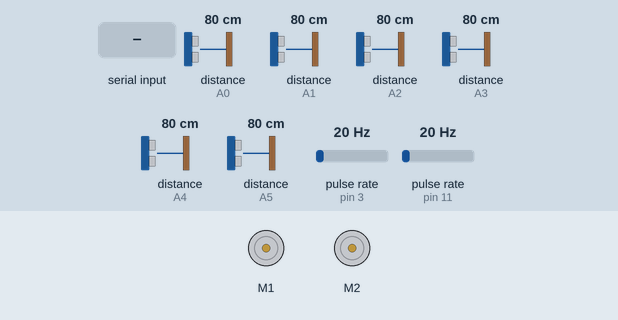
Simulated run of this sketch. Board: Arduino Uno, built with avr-gcc and run on an emulated ATmega328P. Parts: 2 × DC motor (green arrow = forward, orange = backward, longer = faster). Wiring (inferred from the names in the program): 2 × pulse sensor: data pin 3 / data pin 11. The test bench sets the inputs (shaded band); at power-on: pulse rate (sensors on pin 3, pin 11) 20 Hz, distance to the obstacle (sensors on A0, A1, A2, A3, A4, A5) 80 cm. What the sketch prints to the serial monitor is not drawn.

Above: at 1.2 s.
1.3 s: "U90\n" received over Serial
3.1 s: "D90\n" received over Serial
At 4.2 s:
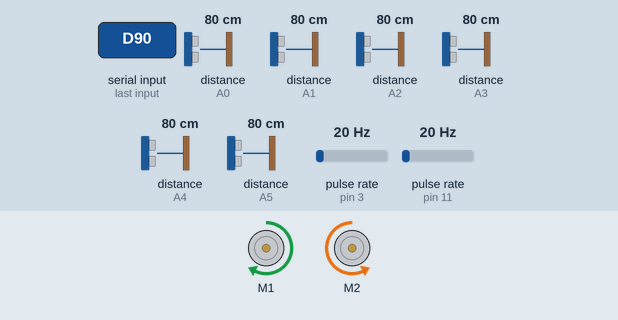
4.6 s: pulse rate (sensor on pin 3) set to 4 Hz
At 5.9 s:
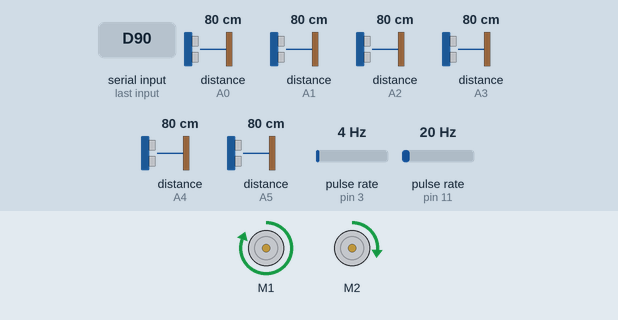
At 6.9 s:
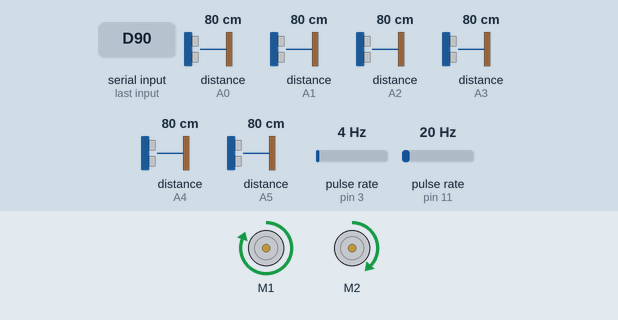
7.6 s: pulse rate (sensor on pin 3) set to 50 Hz
10.6 s: pulse rate (sensor on pin 3) set to 0 Hz
At 10.6 s:
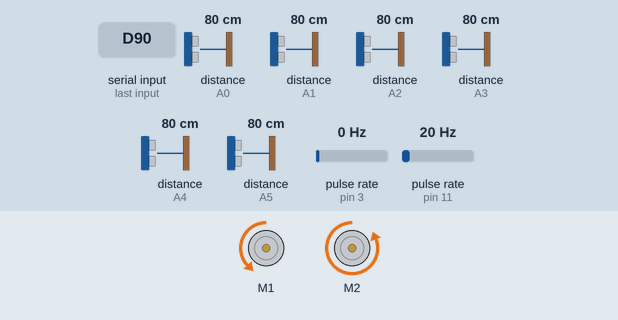
13.6 s: pulse rate (sensor on pin 11) set to 4 Hz
Timing chart, 0 to 16.2 s (numbered marks = the images above; inputs shaded):
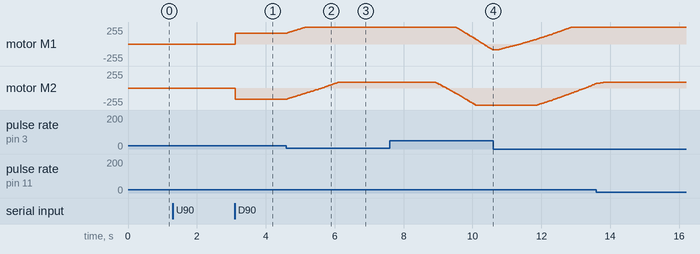

Measured:
- after the input at 1.3 s, every drawn part: stays the same
- after the input at 3.1 s, motor M1: stopped → forward 165/255 at once; motor M2: stopped → backward 165/255 at once
- after the input at 4.6 s, motor M1: moves from forward 165/255 to forward 255/255 over 0.55 s, starting at once; motor M2: moves from backward 165/255 to forward 89/255 over 1.5 s, starting at once
- after the input at 7.6 s, motor M1: moves from forward 255/255 to backward 89/255 over 1.1 s, starting after 1.9 s; motor M2: moves from forward 89/255 to backward 255/255 over 1.2 s, starting after 1.3 s
- after the input at 10.6 s, motor M1: moves from backward 89/255 to forward 255/255 over 2.2 s, starting after 0.11 s; motor M2: moves from backward 255/255 to forward 68/255 over 1.7 s, starting after 1.3 s

The sketch:

sketch_feb20b.ino
```cpp
// the setup routine runs once when you press reset
void setup() {
  // initialize serial communication
  setupSerialConnection();
  setupMotorEncoder();
  setupSensorInterrupt();
  setupPID();
  // make arduino pause execution for all code for the stated milliseconds
  // for the analog-to-digital converter to settle after the last reading
  delay(20);
}

// the loop routine runs over and over again forever
void loop() {
  delay(2);
  //Serial.println("Loop Start");

  // if not connected
  if (!Serial) {
    //Serial.println("Waiting for connection");
  }

  // for hardcode string
  /*
  // to store char array of move value
  char gridMoveValueChar[2];
  // to store move value in int
  int gridMoveValueInt = 0;
  String test = "W4|A";
  int strLen = test.length();
  int pos = 0;

  Serial.println(test);
  // while data is available in the serial buffer
  while (strLen > pos) {
    // read the next character of the serial buffer
    switch (test.charAt(pos)) {
      // move forward
      case 'W':
        gridMoveValueChar[0] = test.charAt(pos+1);
        gridMoveValueChar[1] = '\0';
        gridMoveValueInt = atoi(gridMoveValueChar);
        moveForward(gridMoveValueInt * 10);
        Serial.print("Move forward: ");
        Serial.println(gridMoveValueInt);
        delay(10);
        printSensorReading();
        pos = pos + 2;
        break;
      // turn left
      case 'A':
        Serial.print("Turn left");
        turnLeft();
        delay(10);
        printSensorReading();
        pos = pos + 1;
        break;
      // move backward
      case 'S':
        gridMoveValueChar[0] = test.charAt(pos+1);
        gridMoveValueChar[1] = '\0';
        gridMoveValueInt = atoi(gridMoveValueChar);
        Serial.print("Move backward: ");
        Serial.println(gridMoveValueInt);
        moveBackwards(gridMoveValueInt * 10);
        delay(10);
        printSensorReading();
        pos = pos + 2;
        break;
      // turn right
      case 'D':
        Serial.println("Turn right");
        turnRight();
        delay(10);
        printSensorReading();
        pos = pos + 1;
        break;
      // to get current sensor reading
      case 'U':
        printSensorReading();
        pos = pos + 1;
        break;
      case '|':
        pos = pos + 1;
        break;
    }
  }*/

  // for receiving string from rpi

  // to store char array of move value
  char gridMoveValueChar[2];
  // to store move value in int
  int gridMoveValueInt = 0;
  char movement;

 // while data is available in the serial buffer
  while (Serial.available() > 0){
    //if(Serial.available()){
       char character = Serial.read();
    // read the next character of the serial buffer
    switch (character) {
    // move forward
      case 'W':
        movement = Serial.read();
        gridMoveValueChar[0] = movement;
        gridMoveValueChar[1] = '\0';
        gridMoveValueInt = atoi(gridMoveValueChar);
        moveForward(gridMoveValueInt * 10);
        delay(10);
        printSensorReading();
        break;
      // turn left
      case 'A':
        turnLeft();
        delay(10);
        printSensorReading();
        break;
      // move backward
      case 'S':
        movement = Serial.read();
        gridMoveValueChar[0] = movement;
        gridMoveValueChar[1] = '\0';
        gridMoveValueInt = atoi(gridMoveValueChar);
        moveBackwards(gridMoveValueInt * 10);
        delay(10);
        printSensorReading();
        break;
      // turn right
      case 'D':
        turnRight();
        delay(10);
        printSensorReading();
        break;
      // to get current sensor reading
      case 'U':
        printSensorReading();
        break;
      case '|':
        break;
    }

    }
}


// serial codes
void setupSerialConnection() {
  // initialize serial communication at 9600 bits per seconds
  Serial.begin(115200);
  // deadlock if not connected
  while (!Serial);
}

void printSensorReading() {

  // print sensor reading to serial monitor
  Serial.print("XF1:");
  Serial.print((int)getFrontIR1());
  //Serial.print((int));  // print front-left sensor distance;
  Serial.print("|F2:");
  Serial.print((int)getFrontIR2());
  //Serial.print((int));  // print front-center sensor distance;
  Serial.print("|F3:");
  Serial.print((int)getFrontIR3());
  //Serial.print((int));  // print front-right sensor distance;
  Serial.print("|R1:");
  Serial.print((int)getRightIR1());
  //Serial.print((int));  // print right-back sensor distance;
  Serial.print("|R2:");
  Serial.print((int)getRightIR2());
  //Serial.print((int));  // print right-front sensor distance;
  Serial.print("|L1:");
  Serial.print((int)getLeftIR1());
  //Serial.print((int));  // print left long range sensor distance;
  Serial.print("|\n");
  // flush waits for transmission of outoing serial data to complete
  Serial.flush();

}
```

sensorLib.ino
```cpp
#include <SharpIR.h>
#include <RunningMedian.h>
//short range - 10-80cm
//long range - 20-150cm
//our short range sensors work best between 10-30 cm.
//30cm onwards there'll be larger discrepancies (discrepancies must be within 10%)


const int MAX_SMALL_SENSOR = 80;
const int MAX_BIG_SENSOR = 150;
const int NUM_SAMPLES_MEDIAN = 15;

double frontIR1_Diffs[] = {5.50, 14.75, 24.30, 35.00};  //use in readFrontSensor_1() to compare with frontIR1_Value
double frontIR2_Diffs[] = {5.70, 15.65, 24.75, 39.00};
double frontIR3_Diffs[] = {5.15, 14.55, 23.50, 36.00};


double rightIR1_Diffs[] = {6.90, 17.05, 26.75, 41.00};
double rightIR2_Diffs[] = {7.5, 17.75, 28.75, 47.00};

//double leftIR1_Diffs[] = {20.25, 24.15, 32.00, 40.55, 49.00, 54.00};
double leftIR1_Diffs[] = {20.25, 24.55, 33.2, 42.25, 51.2, 57.20};

double frontIR1_Value = 0, frontIR2_Value = 0, frontIR3_Value = 0;
int  frontIR1_Block = 0, frontIR2_Block = 0, frontIR3_Block = 0;
double rightIR1_Value = 0, rightIR2_Value = 0, leftIR1_Value = 0;
int rightIR1_Block = 0, rightIR2_Block = 0, leftIR1_Block = 0;

/*
SharpIR frontIR_1(SharpIR::GP2Y0A21YK0F, A0);
SharpIR frontIR_2(SharpIR::GP2Y0A21YK0F, A4);
SharpIR frontIR_3(SharpIR::GP2Y0A21YK0F, A2);
SharpIR rightIR_1(SharpIR::GP2Y0A21YK0F, A3);
SharpIR rightIR_2(SharpIR::GP2Y0A21YK0F, A5);
SharpIR leftIR_1(SharpIR::GP2Y0A02YK0F, A1);
 */

//declaration of our IR sensors. "GP2Y0A21YK0F" is just the model number of the SharpIR sensor
//A0-A5 == Arduino pin 1-6
SharpIR frontIR_1(SharpIR::GP2Y0A21YK0F, A0); //FRONT left
SharpIR frontIR_2(SharpIR::GP2Y0A21YK0F, A5); //FRONT center
SharpIR frontIR_3(SharpIR::GP2Y0A21YK0F, A1); //FRONT right
SharpIR rightIR_1(SharpIR::GP2Y0A21YK0F, A3); //RIGHT back
SharpIR rightIR_2(SharpIR::GP2Y0A21YK0F, A2); //RIGHT front
SharpIR leftIR_1(SharpIR::GP2Y0A02YK0F, A4);  //LEFT


RunningMedian frontIR1_Median = RunningMedian(NUM_SAMPLES_MEDIAN);
RunningMedian frontIR2_Median = RunningMedian(NUM_SAMPLES_MEDIAN);
RunningMedian frontIR3_Median = RunningMedian(NUM_SAMPLES_MEDIAN);
RunningMedian rightIR1_Median = RunningMedian(NUM_SAMPLES_MEDIAN);
RunningMedian rightIR2_Median = RunningMedian(NUM_SAMPLES_MEDIAN);
RunningMedian leftIR_1_Median = RunningMedian(NUM_SAMPLES_MEDIAN);

void setupSensorInterrupt() {
  //  ADCSRA &= ~(bit (ADPS0) | bit (ADPS1) | bit (ADPS2)); // clear prescaler bits
  //  //  ADCSRA |= bit (ADPS0) | bit (ADPS2);// 32  prescaler
  //  ADCSRA |= bit (ADPS2); // 16  prescaler
  //    MsTimer2::set(35, readSensors);
  //    MsTimer2::start();
}

//this function not really used.
//It is only used in above setupSensorInterrupt()
void readSensors() {
  readFrontSensor_1();
  readFrontSensor_2();
  readFrontSensor_3();
  readRightSensor_1();
  readRightSensor_2();
  readLeftSensor_1();
}

double getFrontIR1() {
  for (int n = 0; n < NUM_SAMPLES_MEDIAN; n++) {
    readFrontSensor_1();
  }
  return frontIR1_Value;
}
double getFrontIR2() {
  for (int n = 0; n < NUM_SAMPLES_MEDIAN; n++) {
    readFrontSensor_2();
  }
  return frontIR2_Value;
}
double getFrontIR3() {
  for (int n = 0; n < NUM_SAMPLES_MEDIAN; n++) {
    readFrontSensor_3();
  }
  return frontIR3_Value;
}
double getRightIR1() {
  for (int n = 0; n < NUM_SAMPLES_MEDIAN; n++) {
    readRightSensor_1();
  }
  return rightIR1_Value;
}
double getRightIR2() {
  for (int n = 0; n < NUM_SAMPLES_MEDIAN; n++) {
    readRightSensor_2();
  }
  return rightIR2_Value;
}
double getLeftIR1() {
  for (int n = 0; n < NUM_SAMPLES_MEDIAN; n++) {
    readLeftSensor_1();
  }
  return leftIR1_Value;
}

int getFrontIR1_Block() {
  return frontIR1_Block;
}
int getFrontIR2_Block() {
  return frontIR2_Block;
}
int getFrontIR3_Block() {
  return frontIR3_Block;
}
int getRightIR1_Block() {
  return rightIR1_Block;
}
int getRightIR2_Block() {
  return rightIR2_Block;
}
int getLeftIR1_Block() {
  return leftIR1_Block;
}

void readFrontSensor_1() {
  double irDistance = frontIR_1.getDistance() - 11;

  //reference point at 3x3 grid boundary (30cmx30cm) is 0cm
  //anything nearer than that to the IR sensors is still read as 0cm
  if(irDistance < 0){
    irDistance = 0;
  }

  frontIR1_Median.add(irDistance);

  //Serial.print("irDistance: ");
  //Serial.println(irDistance);

  if (frontIR1_Median.getCount() >= NUM_SAMPLES_MEDIAN) {
    if (abs(frontIR1_Median.getHighest() - frontIR1_Median.getLowest()) > 40) {
      frontIR1_Value = MAX_SMALL_SENSOR;
    } else {
      frontIR1_Value = frontIR1_Median.getMedian();
    }
  }

  for (int m = 0; m < 3; m++) {
    if (frontIR1_Value <= frontIR1_Diffs[m]) {
      frontIR1_Block = m + 1;
      return;
    }
  }
  frontIR1_Block = 9;
}


void readFrontSensor_2() {
  double irDistance = frontIR_2.getDistance() - 9;

  //reference point at 3x3 grid boundary (30cmx30cm) is 0cm
  //anything nearer than that to the IR sensors is still read as 0cm
  if(irDistance < 0){
    irDistance = 0;
  }

  frontIR2_Median.add(irDistance);
  if (frontIR2_Median.getCount() >= NUM_SAMPLES_MEDIAN) {
    if (abs(frontIR2_Median.getHighest() - frontIR2_Median.getLowest()) > 40) {
      frontIR2_Value = MAX_SMALL_SENSOR;
    } else {
      frontIR2_Value = frontIR2_Median.getMedian();
    }
  }
  for (int m = 0; m < 3; m++) {
    if (frontIR2_Value <= frontIR2_Diffs[m]) {
      frontIR2_Block = m + 1;
      return;
    }
  }
  frontIR2_Block = 9;
}


void readFrontSensor_3() {
  double irDistance = frontIR_3.getDistance() - 11;

  //reference point at 3x3 grid boundary (30cmx30cm) is 0cm
  //anything nearer than that to the IR sensors is still read as 0cm
  if(irDistance < 0){
    irDistance = 0;
  }

  frontIR3_Median.add(irDistance);
  if (frontIR3_Median.getCount() >= NUM_SAMPLES_MEDIAN) {
    if (abs(frontIR3_Median.getHighest() - frontIR3_Median.getLowest()) > 40) {
      frontIR3_Value = MAX_SMALL_SENSOR;
    } else {
      frontIR3_Value = frontIR3_Median.getMedian();
    }
  }
  for (int m = 0; m < 3; m++) {
    if (frontIR3_Value <= frontIR3_Diffs[m]) {
      frontIR3_Block = m + 1;
      return;
    }
  }
  frontIR3_Block = 9;
}

void readRightSensor_1() {
  double irDistance = rightIR_1.getDistance() - 10;

  //reference point at 3x3 grid boundary (30cmx30cm) is 0cm
  //anything nearer than that to the IR sensors is still read as 0cm
  if(irDistance < 0){
    irDistance = 0;
  }

  rightIR1_Median.add(irDistance);
  if (rightIR1_Median.getCount() >= NUM_SAMPLES_MEDIAN) {
    if (abs(rightIR1_Median.getHighest() - rightIR1_Median.getLowest()) > 40) {
      rightIR1_Value = MAX_SMALL_SENSOR;
    } else {
      rightIR1_Value = rightIR1_Median.getMedian();
    }
  }
  for (int m = 0; m < 3; m++) {
    if (rightIR1_Value <= rightIR1_Diffs[m]) {
      rightIR1_Block = m + 1;
      return;
    }
  }
  rightIR1_Block = 9;
}

void readRightSensor_2() {
  double irDistance = rightIR_2.getDistance() - 10;

  //reference point at 3x3 grid boundary (30cmx30cm) is 0cm
  //anything nearer than that to the IR sensors is still read as 0cm
  if(irDistance < 0){
    irDistance = 0;
  }

  rightIR2_Median.add(irDistance);
  if (rightIR2_Median.getCount() >= NUM_SAMPLES_MEDIAN) {
    if (abs(rightIR2_Median.getHighest() - rightIR2_Median.getLowest()) > 40) {
      rightIR2_Value = MAX_SMALL_SENSOR;
    } else {
      rightIR2_Value = rightIR2_Median.getMedian();
    }
  }
  for (int m = 0; m < 3; m++) {
    if (rightIR2_Value <= rightIR2_Diffs[m]) {
      rightIR2_Block = m + 1;
      return;
    }
  }
  rightIR2_Block = 9;
}

//Real is 17cm, IR gives 20cm reading
//anything nearer than 20cm is rubbish
void readLeftSensor_1() {
  double irDistance = leftIR_1.getDistance() - 3;
  leftIR_1_Median.add(irDistance);
  if (leftIR_1_Median.getCount() >= NUM_SAMPLES_MEDIAN) {
    if (abs(leftIR_1_Median.getHighest() - leftIR_1_Median.getLowest()) > 40) {
      leftIR1_Value = MAX_BIG_SENSOR;
    } else {
      leftIR1_Value = leftIR_1_Median.getMedian();
    }
  }
  for (int m = 0; m < 6; m++) {
    if (leftIR1_Value <= leftIR1_Diffs[m]) {
      leftIR1_Block = m + 1;
      return;
    }
  }
  leftIR1_Block = 9;
}
```

Source omitted: motorLib.ino (17126 bytes)
